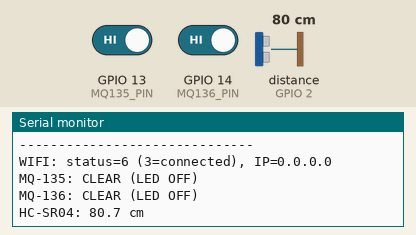
This sketch was run on a simulated ESP32. Parts: the last lines printed to the serial monitor. Wiring (inferred from the names in the program): ultrasonic range finder: trigger GPIO 15; echo GPIO 2. The test bench sets the inputs (shaded band); at power-on: GPIO 13 (MQ135_PIN) HIGH, distance to the obstacle (sensor on GPIO 2) 80 cm, GPIO 14 (MQ136_PIN) HIGH. The echo pulse lasts 58.3 µs per cm; WiFi joins after 1.5 s; servers stay silent unless stated; uploads are accepted with an empty reply.

Above: at 3.2 s.
3.3 s: GPIO 13 (MQ135_PIN) driven LOW
5.0 s: distance to the obstacle (sensor on GPIO 2) set to 2 cm
At 5.9 s:
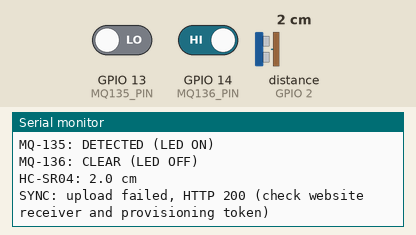
6.7 s: GPIO 14 (MQ136_PIN) driven LOW
8.2 s: distance to the obstacle (sensor on GPIO 2) set to 4 cm
At 8.2 s:
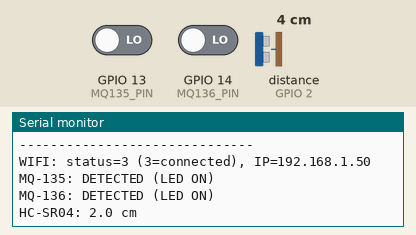
Timing chart, 0 to 10.7 s (numbered marks = the images above; inputs shaded):
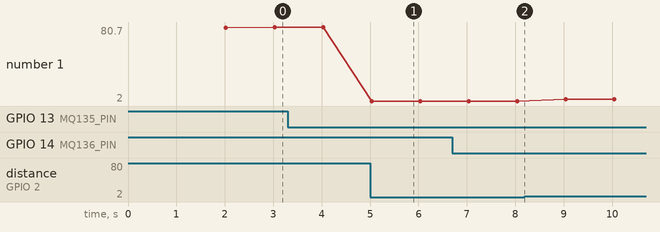

The sketch:

gas_sensor.ino
```cpp
#include <Arduino.h>
#include <WiFi.h>
#include <WebServer.h>
#include <HTTPClient.h>
#include <ESPmDNS.h>
#include "sensor_sync_config.h"
#include "ultrasonic_presence.h"

const char* WIFI_SSID = "LitterSense";
const char* WIFI_PASSWORD = "1234567889";
WebServer server(80);
String sensorJson = "{}";
unsigned long lastSampleMs = 0;
bool wasConnected = false;
UltrasonicPresence presence;
String confirmationId;
struct SensorUpload { char json[512]; };
QueueHandle_t sensorUploads;

// MQ sensor pins
constexpr int MQ135_PIN = 13;
constexpr int MQ136_PIN = 14;

// HC-SR04 pins
constexpr int TRIG_PIN = 15;
constexpr int ECHO_PIN = 2;

void syncSensorReadings() {
    static uint32_t lastAttempt = 0;
    static uint32_t lastReconnect = 0;
    const uint32_t now = millis();
    if (now - lastAttempt < 5000) return;
    lastAttempt = now;
    if (WiFi.status() != WL_CONNECTED) {
        Serial.println("SYNC: waiting for LitterSense Wi-Fi");
        if (now - lastReconnect >= 30000) {
            lastReconnect = now;
            WiFi.reconnect();
        }
        return;
    }
    if (!strlen(SENSOR_CONFIG_TOKEN) || strncmp(SENSOR_SYNC_URL, "http://", 7) != 0) {
        Serial.println("SYNC: configure the local HTTP website URL and provisioning token in sensor_sync_config.h");
        return;
    }
    SensorUpload upload;
    if (!sensorUploads || xQueuePeek(sensorUploads, &upload, 0) != pdTRUE) return;
    // Uploads run separately so a slow website cannot pause entrance detection.
    WiFiClient client;
    HTTPClient http;
    http.setConnectTimeout(2000);
    http.setTimeout(3000);
    if (!http.begin(client, SENSOR_SYNC_URL)) {
        Serial.println("SYNC: invalid website URL");
        return;
    }
    const char* headers[] = {"x-litersense-ack"};
    http.collectHeaders(headers, 1);
    http.addHeader("Content-Type", "application/json");
    http.addHeader("x-device-config-token", SENSOR_CONFIG_TOKEN);
    const int code = http.POST(String(upload.json));
    if (code == 200 && http.header(headers[0]) == "gas-ultrasonic") {
        Serial.println("SYNC: gas/ultrasonic readings saved (HTTP 200)");
    } else {
        Serial.printf("SYNC: upload failed, HTTP %d %s\n", code,
            code < 0 ? HTTPClient::errorToString(code).c_str() : "(check website receiver and provisioning token)");
    }
    http.end();
}

void sensorUploadTask(void *) {
    for (;;) {
        syncSensorReadings();
        vTaskDelay(pdMS_TO_TICKS(100));
    }
}

void handleConfirmation() {
    server.sendHeader("Cache-Control", "no-store");
    if (!strlen(SENSOR_CONFIG_TOKEN) || server.header("x-device-config-token") != SENSOR_CONFIG_TOKEN) {
        server.send(403, "text/plain", "Forbidden");
        return;
    }
    const String id = server.arg("plain");
    if (id.length() != 32) {
        server.send(400, "text/plain", "Expected 32 hexadecimal characters");
        return;
    }
    for (size_t i = 0; i < id.length(); ++i) {
        if (!isxdigit(static_cast<unsigned char>(id[i]))) {
            server.send(400, "text/plain", "Invalid request ID");
            return;
        }
    }
    if (id != confirmationId) {
        confirmationId = id;
        presence.request(millis());
        Serial.println("ULTRASONIC: RFID confirmation requested");
    }
    // Retries keep the same deadline and cannot reuse another entry's confirmation.
    server.send(presence.accepted(millis()) ? 200 : 202, "text/plain", id);
}

void setup() {
    Serial.begin(115200);

    // MQ digital outputs
    pinMode(MQ135_PIN, INPUT);
    pinMode(MQ136_PIN, INPUT);

    // Ultrasonic sensor
    pinMode(TRIG_PIN, OUTPUT);
    pinMode(ECHO_PIN, INPUT);
    digitalWrite(TRIG_PIN, LOW);

    delay(2000);
    Serial.println("\n=== THREE-SENSOR TEST STARTED ===");
    WiFi.mode(WIFI_STA);
    WiFi.setAutoReconnect(true);
    WiFi.setSleep(false);
    Serial.printf("WIFI: connecting to %s\n", WIFI_SSID);
    Serial.printf("SYNC: website endpoint %s\n", SENSOR_SYNC_URL);
    WiFi.begin(WIFI_SSID, WIFI_PASSWORD);
    server.on("/sensors", HTTP_GET, []() {
        server.sendHeader("Cache-Control", "no-store");
        server.send(200, "application/json", sensorJson);
    });
    const char* requestHeaders[] = {"x-device-config-token"};
    server.collectHeaders(requestHeaders, 1);
    server.on("/confirm-entry", HTTP_POST, handleConfirmation);
    server.begin();
    sensorUploads = xQueueCreate(1, sizeof(SensorUpload));
    if (!sensorUploads || xTaskCreate(sensorUploadTask, "sensor-sync", 8192, nullptr, 1, nullptr) != pdPASS) {
        Serial.println("SYNC ERROR: unable to start sensor upload task");
    }
}

void loop() {
    server.handleClient();
    bool connected = WiFi.status() == WL_CONNECTED;
    if (connected && !wasConnected) {
        if (!MDNS.begin("littersense-sensors")) Serial.println("ULTRASONIC: mDNS startup failed");
        Serial.print("Sensor URL: http://");
        Serial.print(WiFi.localIP());
        Serial.println("/sensors");
        Serial.printf("WIFI: gateway %s, signal %d dBm\n",
            WiFi.gatewayIP().toString().c_str(), WiFi.RSSI());
        Serial.print("Sensor board MAC: ");
        Serial.println(WiFi.macAddress());
    }
    if (!connected && wasConnected) MDNS.end();
    wasConnected = connected;
    if (lastSampleMs != 0 && millis() - lastSampleMs < PRESENCE_SAMPLE_MS) {
        delay(1);
        return;
    }
    lastSampleMs = millis();
    // MQ modules are active LOW:
    // LOW = LED on / threshold detected
    // HIGH = LED off / clear
    bool mq135Detected = digitalRead(MQ135_PIN) == LOW;
    bool mq136Detected = digitalRead(MQ136_PIN) == LOW;

    // Send a 10-microsecond trigger pulse
    digitalWrite(TRIG_PIN, LOW);
    delayMicroseconds(2);

    digitalWrite(TRIG_PIN, HIGH);
    delayMicroseconds(10);

    digitalWrite(TRIG_PIN, LOW);

    // Wait for the Echo pulse, with a 30 ms timeout
    unsigned long duration = pulseIn(ECHO_PIN, HIGH, 30000);
    const float distanceCm = duration == 0 ? -1.0f : duration * 0.0343f / 2.0f;
    const bool previouslyConfirmed = presence.confirmed;
    presence.sample(distanceCm, millis());
    if (!previouslyConfirmed && presence.confirmed) Serial.println("ULTRASONIC: entry confirmed (two readings in 2-30 cm)");

    sensorJson = "{\"source\":\"gas-ultrasonic\",\"mq135\":\"";
    sensorJson += mq135Detected ? "Gas Detected" : "Clear";
    sensorJson += "\",\"mq136\":\"";
    sensorJson += mq136Detected ? "Gas Detected" : "Clear";
    sensorJson += "\",\"mq135Raw\":";
    sensorJson += mq135Detected ? "0" : "1";
    sensorJson += ",\"mq136Raw\":";
    sensorJson += mq136Detected ? "0" : "1";
    sensorJson += ",\"distanceCm\":";
    sensorJson += duration == 0 ? String("null") : String(duration * 0.0343f / 2.0f, 1);
    sensorJson += ",\"entranceOccupied\":";
    sensorJson += presence.occupied ? "true" : "false";
    sensorJson += "}";
    SensorUpload upload = {};
    sensorJson.toCharArray(upload.json, sizeof(upload.json));
    if (sensorUploads) xQueueOverwrite(sensorUploads, &upload);

    static uint32_t lastLogMs = 0;
    if (uint32_t(millis() - lastLogMs) < 1000) return;
    lastLogMs = millis();

    Serial.println("\n------------------------------");
    Serial.printf("WIFI: status=%d (3=connected), IP=%s\n",
        int(WiFi.status()), WiFi.localIP().toString().c_str());

    Serial.print("MQ-135: ");
    Serial.println(
        mq135Detected
            ? "DETECTED (LED ON)"
            : "CLEAR (LED OFF)"
    );

    Serial.print("MQ-136: ");
    Serial.println(
        mq136Detected
            ? "DETECTED (LED ON)"
            : "CLEAR (LED OFF)"
    );

    Serial.print("HC-SR04: ");

    if (duration == 0) {
        Serial.println("NO ECHO");
    } else {
        float distanceCm = duration * 0.0343f / 2.0f;

        Serial.print(distanceCm, 1);
        Serial.println(" cm");
    }

}
```

ultrasonic_presence.h
```cpp
#pragma once
#include <stdint.h>

// Calibrated starting values for the fixed 37 cm empty entrance.
constexpr float PRESENCE_MIN_CM = 2.0f;
constexpr float PRESENCE_DETECT_CM = 30.0f;
constexpr float PRESENCE_CLEAR_CM = 34.0f;
constexpr uint32_t PRESENCE_SAMPLE_MS = 100;
constexpr uint32_t PRESENCE_CONFIRM_MS = 5000;

struct UltrasonicPresence {
    bool occupied = false;
    bool confirmed = false;
    bool pending = false;
    uint8_t nearCount = 0;
    uint32_t requestedAt = 0;
    uint32_t sampledAt = 0;

    void request(uint32_t now) {
        requestedAt = now;
        pending = true;
        confirmed = false;
        nearCount = 0; // Require two NEW readings for this RFID request.
    }

    void sample(float cm, uint32_t now) {
        if (uint32_t(now - sampledAt) > 250) nearCount = 0;
        sampledAt = now;
        const bool valid = cm >= PRESENCE_MIN_CM && cm <= 400.0f;
        if (valid && cm <= PRESENCE_DETECT_CM) {
            if (nearCount < 2) ++nearCount;
            if (nearCount == 2) occupied = true;
        } else {
            nearCount = 0; // No echo, invalid range, or outside the detection zone.
            if (valid && cm >= PRESENCE_CLEAR_CM) occupied = false;
        }
        if (pending && uint32_t(now - requestedAt) >= PRESENCE_CONFIRM_MS) pending = false;
        if (pending && nearCount == 2) confirmed = true;
    }

    bool accepted(uint32_t now) const {
        return pending && confirmed && uint32_t(now - requestedAt) < PRESENCE_CONFIRM_MS;
    }
};
```

sensor_sync_config.h
```cpp
#pragma once

// Private local configuration. HTTP is for this trusted LAN only.
// Website PC address, not localhost and not the camera/sensor IP.
#define SENSOR_SYNC_URL "http://192.168.68.108:3000/api/sensors"
#define SENSOR_CONFIG_TOKEN "cfg_8aebbed921ef4e7a8e6befe9d5a3e919"
```

Measured:
- after the input at 5.0 s, the serial monitor: prints a new line at once (image 1)
